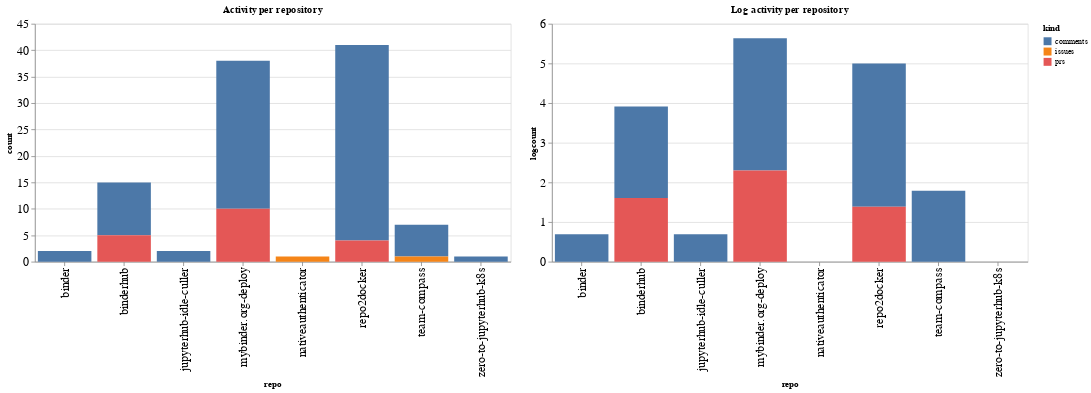

The notebook cell saved with this chart:
### Code cell
ch1 = alt.Chart(repo_summaries, width=600, title="Activity per repository").mark_bar().encode(
    x='repo',
    y='count',
    color='kind',
    tooltip="kind"
)

ch2 = alt.Chart(repo_summaries, width=600, title="Log activity per repository").mark_bar().encode(
    x='repo',
    y='logcount',
    color='kind',
    tooltip="kind"
)

ch1 | ch2

### Figure 1 — Vega-Lite specification as saved in the notebook (floating-point values rounded to 4 significant figures)
{"config": {"axisLeft": {"labelFontSize": 15}, "axisBottom": {"labelFontSize": 15}}, "hconcat": [{"mark": "bar", "encoding": {"color": {"type": "nominal", "field": "kind"}, "tooltip": {"type": "nominal", "field": "kind"}, "x": {"type": "nominal", "field": "repo"}, "y": {"type": "quantitative", "field": "count"}}, "title": "Activity per repository", "width": 600}, {"mark": "bar", "encoding": {"color": {"type": "nominal", "field": "kind"}, "tooltip": {"type": "nominal", "field": "kind"}, "x": {"type": "nominal", "field": "repo"}, "y": {"type": "quantitative", "field": "logcount"}}, "title": "Log activity per repository", "width": 600}], "data": {"name": "data-fc8c60f7e5306f334457bbd7d9e7ade5"}, "$schema": "https://vega.github.io/schema/vega-lite/v4.8.1.json", "datasets": {"data-fc8c60f7e5306f334457bbd7d9e7ade5": [{"repo": "binder", "kind": "comments", "count": 2, "logcount": 0.6931}, {"repo": "binderhub", "kind": "comments", "count": 10, "logcount": 2.303}, {"repo": "binderhub", "kind": "prs", "count": 5, "logcount": 1.609}, {"repo": "jupyterhub-idle-culler", "kind": "comments", "count": 2, "logcount": 0.6931}, {"repo": "mybinder.org-deploy", "kind": "comments", "count": 28, "logcount": 3.332}, {"repo": "mybinder.org-deploy", "kind": "prs", "count": 10, "logcount": 2.303}, {"repo": "nativeauthenticator", "kind": "issues", "count": 1, "logcount": 0.0}, {"repo": "repo2docker", "kind": "comments", "count": 37, "logcount": 3.611}, {"repo": "repo2docker", "kind": "prs", "count": 4, "logcount": 1.386}, {"repo": "team-compass", "kind": "comments", "count": 6, "logcount": 1.792}, {"repo": "team-compass", "kind": "issues", "count": 1, "logcount": 0.0}, {"repo": "zero-to-jupyterhub-k8s", "kind": "comments", "count": 1, "logcount": 0.0}]}}
